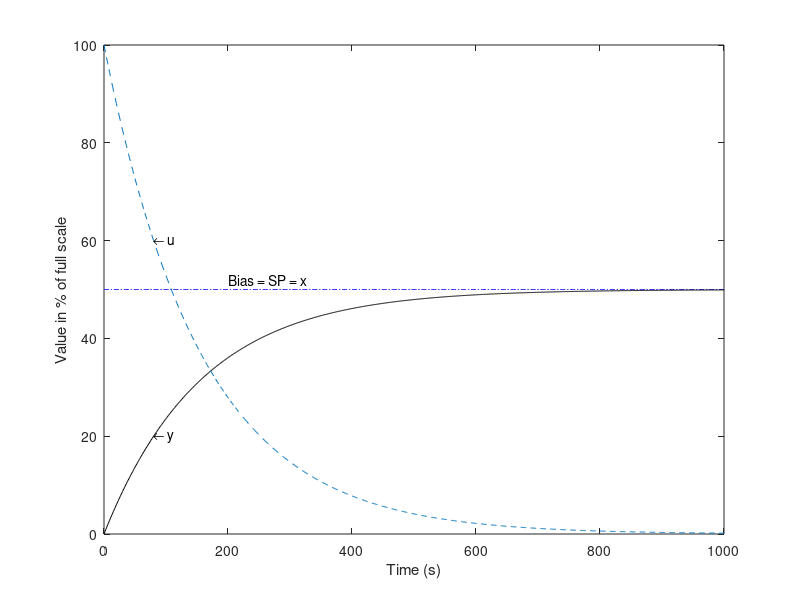

Here is the MATLAB script that generated this plot:
% An oil heating system represented by the transfer function, 1/(470s+1). The set point (SP=x) or the desired output is at 50%.
% Time in this model is measured in seconds.
% A proportional gain (kp = 2) is used to implement this algorithm. 
% The controller maintains zero error using bias input equal to SP.
% Plot the setpoint x, oil temperature y, and PWM input u over time for 1000 seconds.


% Below is the Matlab code to generate plant response using P-controller

% Generate a time vector from 0 to 1000 seconds (1-second increments)
t = 0:1000;

% Define the setpoint value (input signal) as 50% of full scale
x = 50;

% Set the proportional gain for the controller
kp = 2;

% Create the transfer function of the plant: G(s) = 1 / (470s + 1)
F = tf(1, [470 1]); 

% Calculate the step response of the closed-loop system with an effective gain of (kp + 1),
% scaled by the setpoint value, and considering the feedback structure
y = step((kp + 1) * x * F / (1 + kp * F), t);

% Compute the control effort (u) using the proportional action: u = kp * (x - y)
u = (x - y) * kp;

% Plot the setpoint (SP) as a blue dash-dot line
plot(t, t * 0 + x, 'b-.'); % Constant line at x (setpoint)
hold on; % Hold the plot to overlay additional plots

% Plot the system response (y) as a solid black line
plot(t, y, 'k');

% Plot the control effort (u) as a dashed line
plot(t, u, '--');

% Add annotation for the control effort (u) at a specific point
text(80, 60, '\leftarrow u');

% Add annotation for the setpoint (SP) at a specific point
text(200, 52, 'Bias = SP = x');

% Add annotation for the system response (y) at a specific point
text(80, 20, '\leftarrow y');

% Label the x-axis as "Time (s)"
xlabel('Time (s)');

% Label the y-axis as "Value in % of full scale"
ylabel('Value in % of full scale');

% The resulting plot will show:
% - The setpoint (SP) as a blue dash-dot line indicating the desired target value.
% - The system response (y) as a solid black line showing how the output evolves over time.
% - The control signal (u) as a dashed line representing the proportional control action.
